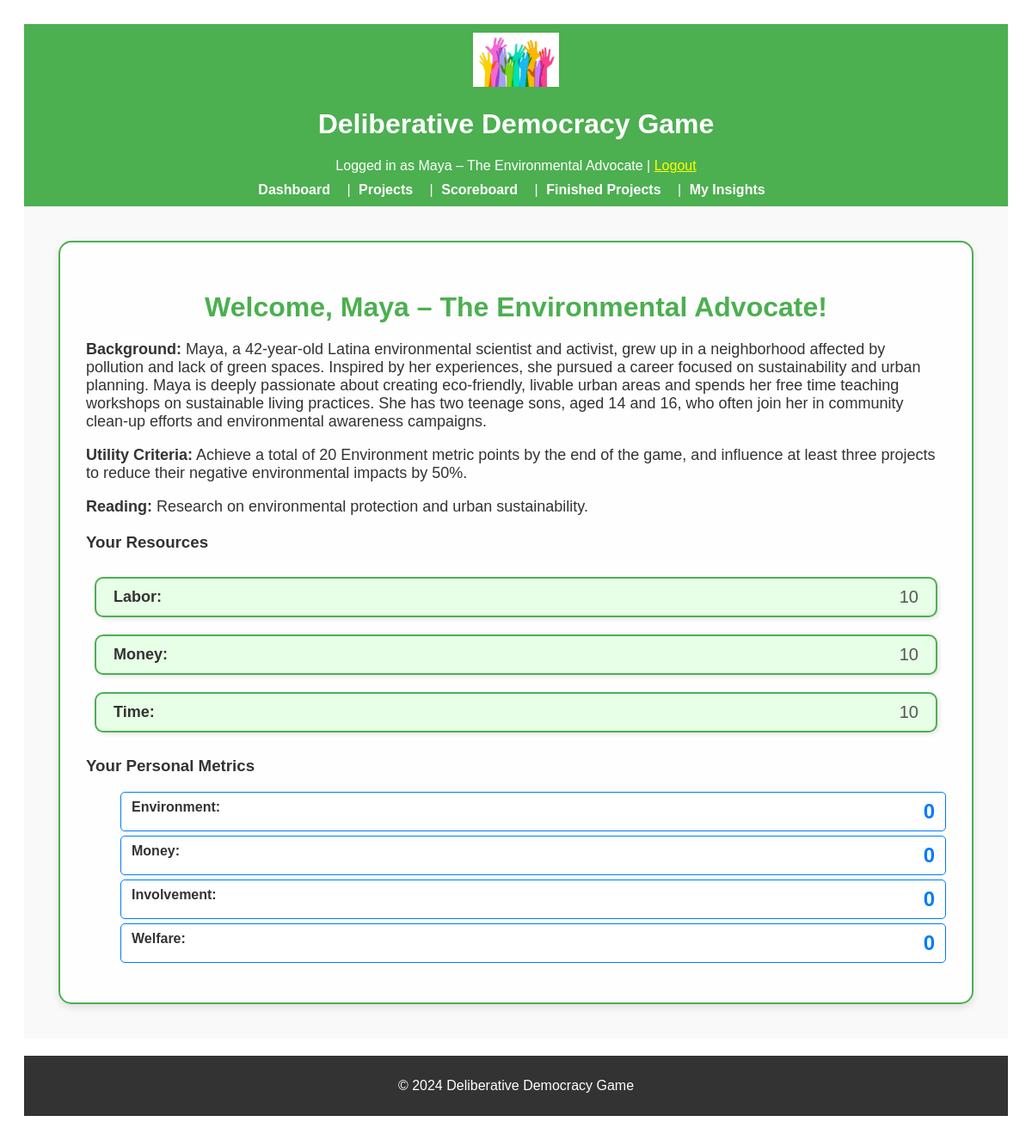
The page /dashboard (signed in) on the database as committed earlier.
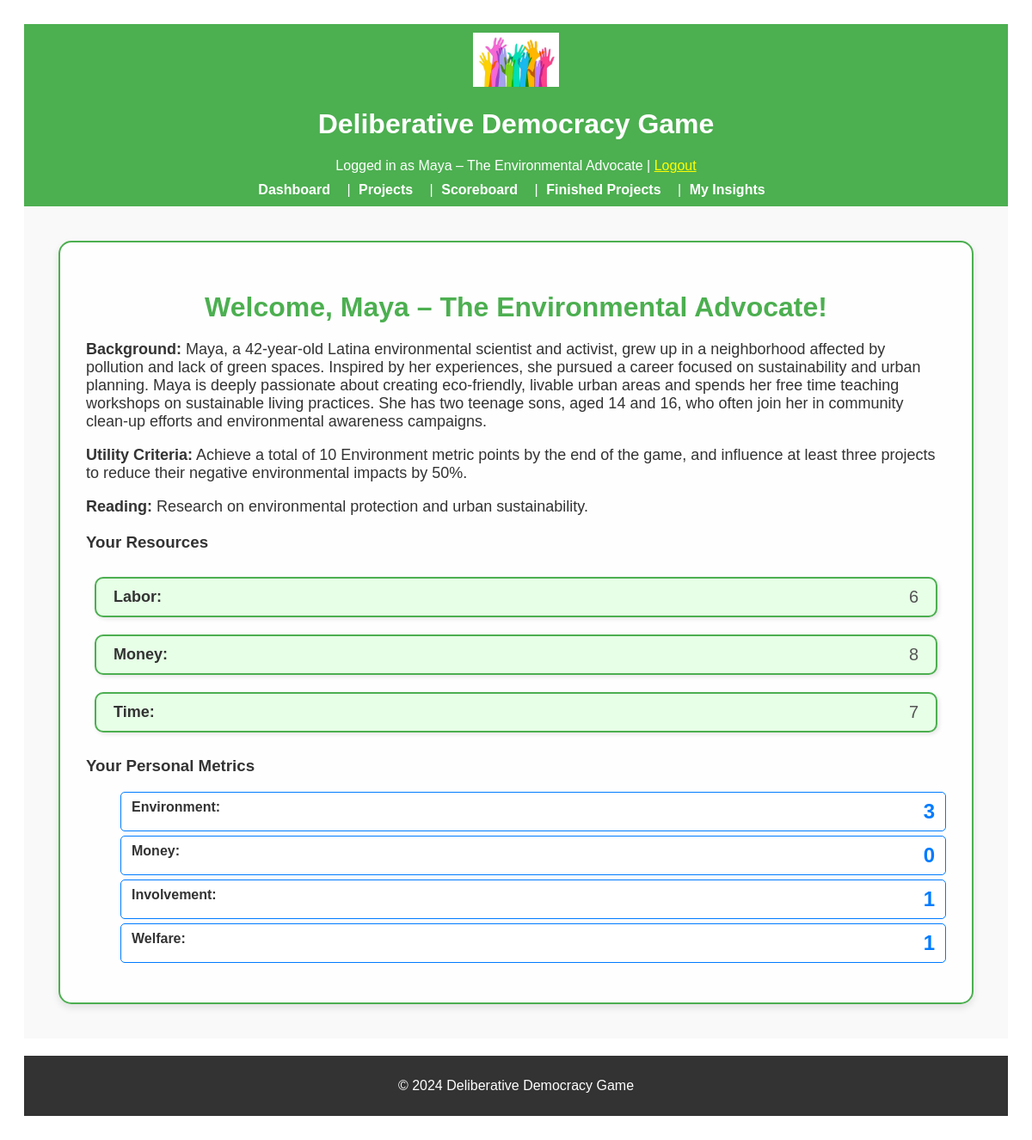
The same page on the database as committed later.
### app/models.py (models this page shows, shortened)
class User(UserMixin, db.Model):
    __tablename__ = "users"
    id = db.Column(db.Integer, primary_key=True)
    character_name = db.Column(db.String(64), unique=True, nullable=False)
    interests = db.Column(db.Text, nullable=True)
    utility_criteria = db.Column(db.Text, nullable=True)
    starting_resources = db.Column(db.Text, nullable=True)
    reading = db.Column(db.Text, nullable=True)
    environment = db.Column(db.Integer, default=0, nullable=True)
    money = db.Column(db.Integer, default=0, nullable=True)
    involvement = db.Column(db.Integer, default=0, nullable=True)
    welfare = db.Column(db.Integer, default=0, nullable=True)
    resources = db.relationship("Resource", backref="user", lazy=True)
    metrics = db.relationship("Metric", backref="user", lazy=True)

class Resource(db.Model):
    __tablename__ = "resources"
    id = db.Column(db.Integer, primary_key=True)
    type = db.Column(db.String(64), nullable=False)  # 'Time', 'Money', 'Labor'
    amount = db.Column(db.Integer, default=0, nullable=False)
    user_id = db.Column(db.Integer, db.ForeignKey("users.id"), nullable=False)

### app/routes.py (the view)
@main.route("/dashboard")
@login_required
def dashboard():
    user = User.query.get(current_user.id)
    return render_template("dashboard.html", user=user)

### app/routes.py (called while the page is built)
@login_manager.user_loader
def load_user(user_id):
    return User.query.get(int(user_id))

### app/templates/dashboard.html (shortened to what this page needs)
{% extends "base.html" %}
{% block content %}
<div class="dashboard-container">
    <h2 class="dashboard-header">Welcome, {{ user.character_name }}!</h2>
    <div class="section">
        <p class="dashboard-info"><strong>Background:</strong> {{ user.interests }}</p>
        <p class="dashboard-info"><strong>Utility Criteria:</strong> {{ user.utility_criteria }}</p>
        <p class="dashboard-info"><strong>Reading:</strong> {{ user.reading }}</p>
    </div>
    <div class="resource-section">
        <h3>Your Resources</h3>
        <ul class="resource-list">
            {% for resource in user.resources %}
            <li class="resource-item">
                <span class="resource-type">{{ resource.type }}:</span>
                <span class="resource-amount">{{ resource.amount }}</span>
            </li>
            {% endfor %}
        </ul>
    </div>
    <div class="metric-section">
        <h3>Your Personal Metrics</h3>
        <ul class="metric-list">
            <li class="metric-item"><span class="metric-type">Environment:</span> <span class="metric-value">{{
                    user.environment }}</span></li>
            <li class="metric-item"><span class="metric-type">Money:</span> <span class="metric-value">{{ user.money
                    }}</span></li>
            <li class="metric-item"><span class="metric-type">Involvement:</span> <span class="metric-value">{{
                    user.involvement }}</span></li>
            <li class="metric-item"><span class="metric-type">Welfare:</span> <span class="metric-value">{{ user.welfare
                    }}</span></li>
        </ul>
    </div>
</div>
{% endblock %}

### app/templates/base.html (shortened to what this page needs)
<!DOCTYPE html>
<html lang="en">
<head>
    <link rel="stylesheet" href="{{ url_for('static', filename='css/styles.css') }}">
</head>
<body>
    <header style="background-color: #4CAF50; padding: 10px; color: white; text-align: center;">
        <img src="{{ url_for('static', filename='images/logo.png') }}" alt="Game Logo"
            style="width: 100px; height: auto;">
        <h1>Deliberative Democracy Game</h1>
        {% if current_user.is_authenticated %}
        <p style="margin: 0;">Logged in as {{ current_user.character_name }} | <a href="{{ url_for('main.logout') }}"
                style="color: yellow;">Logout</a></p>
        {% endif %}
        <nav style="margin-top: 10px;">
            <a href="{{ url_for('main.dashboard') }}" style="color: white; padding: 5px;">Dashboard</a> |
            <a href="{{ url_for('main.project_list') }}" style="color: white; padding: 5px;">Projects</a> |
            <a href="{{ url_for('main.score_board') }}" style="color: white; padding: 5px;">Scoreboard</a> |
            <a href="{{ url_for('main.finished_projects') }}" style="color: white; padding: 5px;">Finished Projects</a>
            |
            <a href="{{ url_for('main.insight') }}" style="color: white; padding: 5px;">My Insights</a>
        </nav>
    </header>
    <main style="padding: 20px; background-color: #f9f9f9;">
        {% block content %}{% endblock %}
    </main>
    <footer style="background-color: #333; color: white; text-align: center; padding: 10px; margin-top: 20px;">
        <p>&copy; 2024 Deliberative Democracy Game</p>
    </footer>
</body>
</html>

Rows that differ between the two databases and show on the page:
changed User "Maya – The Environmental Advocate": utility_criteria "Achieve a total of 20 Environment metric points by…" → "Achieve a total of 10 Environment metric points by…"; environment "0" → "3"; involvement "0" → "1"; welfare "0" → "1"
changed Resource "Labor": amount "10" → "6"
changed Resource "Money": amount "10" → "8"
changed Resource "Time": amount "10" → "7"
